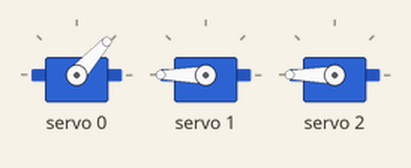
This sketch was run on a simulated Arduino Uno, built with avr-gcc and run on an emulated ATmega328P. Parts: 3 × servo. What the sketch prints to the serial monitor is not drawn.

Above: at 0.05 s.
At 14.0 s:
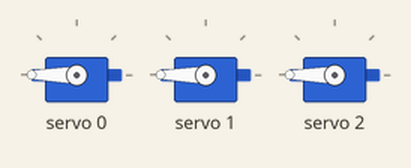
Timing chart, 0 to 18.2 s (numbered marks = the images above):
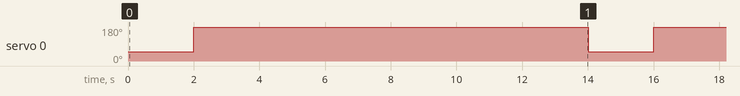

The sketch:

PCA9685_RGB_LED_TEST.ino
```cpp
#include <Wire.h>
#include <Adafruit_PWMServoDriver.h>

// called this way, it uses the default address 0x40
Adafruit_PWMServoDriver pwm = Adafruit_PWMServoDriver();
// you can also call it with a different address you want
//Adafruit_PWMServoDriver pwm = Adafruit_PWMServoDriver(0x41);

#define SERVOMIN  0 // 150 // this is the 'minimum' pulse length count (out of 4096)
#define SERVOMAX  255 // this is the 'maximum' pulse length count (out of 4096)

void setup()
{
  Serial.begin(115200);
  Serial.println("16 channel Servo test!");

  pwm.begin();
  pwm.setPWMFreq(60);  // Analog servos run at ~60 Hz updates
}

void loop()
{
 Serial.println("Red");
 pwm.reset();
 pwm.setPWM(0, 0, 255);   //0% duty cycle on red led
 pwm.setPWM(1, 255, 0);   //100% duty cycle on green led
 pwm.setPWM(2, 255, 0);  // 100% duty cycle on blue led
 delay(2000);

 pwm.setPWM(0, 255, 0);   //100% duty cycle on red led
 pwm.setPWM(1, 255, 0);   //100% duty cycle on green led
 pwm.setPWM(2, 255, 0);  // 100% duty cycle on blue led
 delay(2000);

// Serial.println("Green");
// pwm.reset();
// pwm.setPWM(1, 255,0);
// delay(2000);
//
// Serial.println("Blue");
// pwm.reset();
// pwm.setPWM(2, 255,0);
 delay(10000);
}
```

Measured:
- by itself, servo 0: alternates 180° for 12.0 s and 48° for 2.0 s
